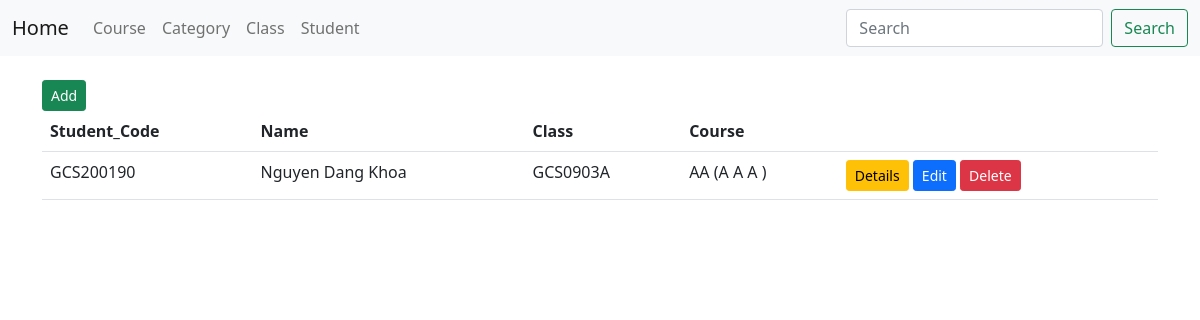
Before: /student/student/ with the older database file.
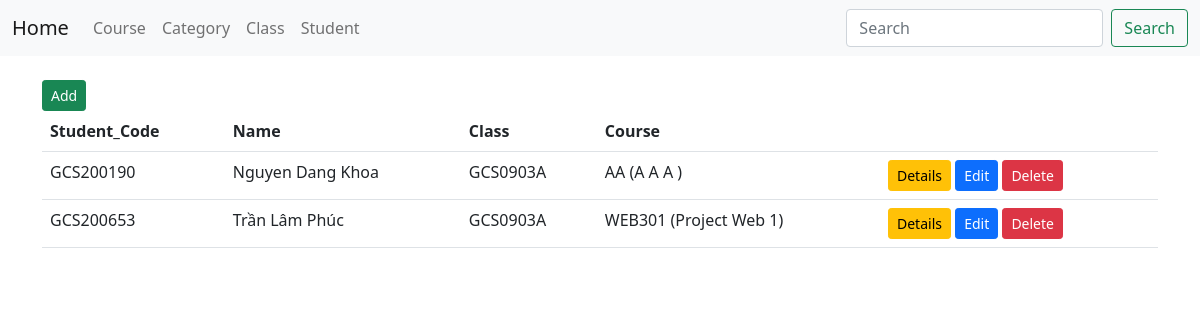
After: the same page with the newer database file.
### student/models.py (models this page shows, shortened)
class Student(models.Model):
    student_code = models.CharField(max_length=10)
    name = models.CharField(max_length=30)
    address = models.TextField(max_length=30)
    email = models.EmailField(max_length=30)
    dob = models.CharField(max_length=11)
    course = models.ForeignKey(Course, on_delete=models.CASCADE)
    classroom = models.ForeignKey(ClassRoom, on_delete=models.CASCADE)

### course/models.py (models this page shows)
class ClassRoom(models.Model):
    name = models.CharField(max_length=50)
    category = models.ForeignKey(Category, on_delete=models.CASCADE)
    def __str__(self):
        return self.name

class Course(models.Model):
    code = models.CharField(max_length=10)
    description = models.TextField()
    name_en = models.CharField(max_length=250)
    name_vi = models.CharField(max_length=250)
    credit = models.IntegerField()
    hour = models.IntegerField()
    category = models.ForeignKey(Category, on_delete=models.CASCADE)
    def __str__(self):
        return self.code + " (" + self.name_en + ")"

### student/views.py (the view)
# urls.py: path("student/", views.student_index),
def student_index(request):
    students = Student.objects.all()
    context = {
        "students": students,
    }
    return render(request, "student/student/student_index.html", context)

### student/templates/student/student/student_index.html
{% extends 'base.html' %}
{% block content %}
<a href="add" class="btn btn-sm btn-success">Add</a>
<table class="table">
    <tr>
        <th>Student_Code</th>
        <th>Name</th>
        <th>Class</th>
        <th>Course</th>
        <th></th>
    </tr>
    {% for item in students %}
    <tr>
        <td>{{item.student_code}}</td>
        <td>{{item.name}}</td>
        <td>{{item.classroom}}</td>
        <td>{{item.course}}</td>
        <td>
            <a href="{{item.id}}" class="btn btn-sm btn-warning">Details</a>
            <a href="edit/{{item.id}}" class="btn btn-sm btn-primary">Edit</a>
            <a href="delete/{{item.id}}" class="btn btn-sm btn-danger">Delete</a>
        </td>
    </tr>
    {% endfor %}
</table>
{% endblock content %}

Changed rows visible on the page:
added Student: student_code "GCS200653", name "Trần Lâm Phúc", classroom "GCS0903A", course "WEB301 (Project Web 1)"
